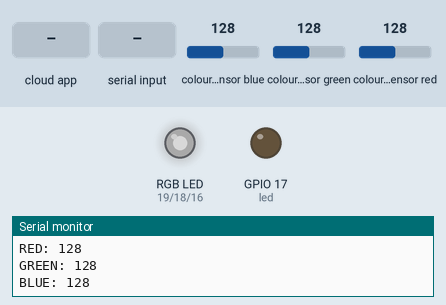
Recording of a sketch running on a simulated ESP32. On the bench: an RGB LED mixed from three pins (HIGH = lit), output pins drawn as LEDs (lit = HIGH), the last lines printed to the serial monitor. Inputs (shaded band) come from the test bench; at power-on: colour sensor blue 128, colour sensor green 128, colour sensor red 128. Dim RGB values are drawn brighter than linear; WiFi joins after 1.5 s; servers stay silent unless stated; not simulated (calls return 0 or success): wifi_credentials.h.

Above: at 2.9 s.
3.0 s: the phone or cloud app sets Fita.LED to 0
At 4.2 s:
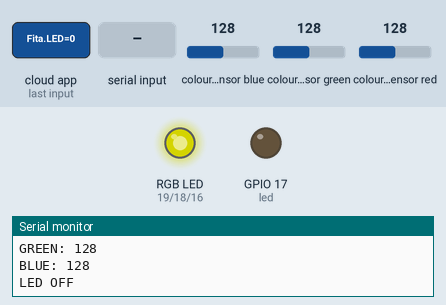
4.5 s: "r,45\n" received over Serial
7.0 s: the phone or cloud app sets Fita.LED to 64
At 7.7 s:
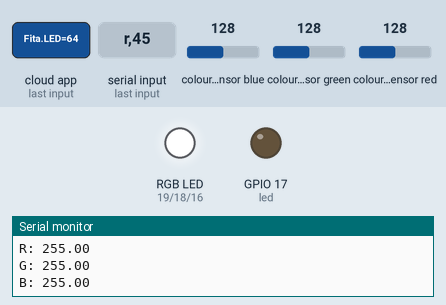
8.5 s: "g90\n" received over Serial
11.0 s: "b90\n" received over Serial
13.5 s: "r90\n" received over Serial
Timing chart, 0 to 16.5 s (numbered marks = the images above; inputs shaded):
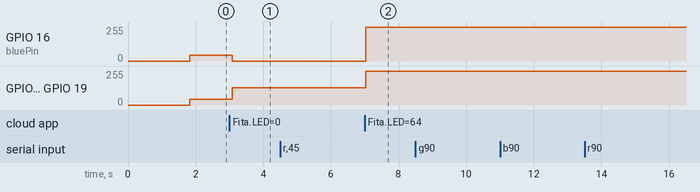

The sketch:

rgb_strip_wifi.ino
```cpp
#include <Wire.h>
#include "Adafruit_TCS34725.h"
#include "WiFi.h"
#include "wifi_credentials.h"
#include <Espalexa.h>

#define led 17
#define redPin 19
#define greenPin 18
#define bluePin 16

// set to false if using a common cathode LED
#define commonAnode false

// objects
Adafruit_TCS34725 tcs = Adafruit_TCS34725(TCS34725_INTEGRATIONTIME_50MS, TCS34725_GAIN_60X);
Espalexa espalexa;

// our RGB -> eye-recognized gamma color
byte gammatable[256];
float red, green, blue;

// set default function to detect color
boolean colorDetection = true;

// set ESP32 PWM parameters
const int freq = 5000;
const int resolution = 8;
const int redChannel = 0;
const int greenChannel = 2;
const int blueChannel = 4;

// prototypes
boolean connectWifi();
boolean wifiConnected = false;

//callback functions
void ledStripChanged(uint8_t brightness, uint32_t rgb);

void setup() {
  Serial.begin(9600);
  delay(200);

  pinMode(led, OUTPUT);
  pinMode(redPin, OUTPUT);
  pinMode(greenPin, OUTPUT);
  pinMode(bluePin, OUTPUT);

  digitalWrite(led, LOW);
  analogWrite(redPin, 0);
  analogWrite(greenPin, 0);
  analogWrite(bluePin, 0);

  // set ESP32 PWM
  ledcSetup(redChannel, freq, resolution);
  ledcSetup(greenChannel, freq, resolution);
  ledcSetup(blueChannel, freq, resolution);
  ledcAttachPin(redPin, redChannel);
  ledcAttachPin(greenPin, greenChannel);
  ledcAttachPin(bluePin, blueChannel);

  // check TCS34725 connection
  if(tcs.begin()) {
    Serial.println("Connected!");
  } else {
    while (1) {
      Serial.println("TCS34725 not found. Please check connections and reset the ESP.");
      delay(2500);
    }
  }

  // initialise wifi connection
  wifiConnected = connectWifi();

  if(wifiConnected) {

    // define devices
    espalexa.addDevice("Fita LED", ledStripChanged);
    espalexa.begin();

  } else {
    while (1) {
      Serial.println("Cannot connect to WiFi. Please check data and reset the ESP.");
      delay(2500);
    }
  }

  // it helps convert RGB colors to what humans see
  for (int i=0; i<256; i++) {
    float x = i;
    x /= 255;
    x = pow(x, 2.5);
    x *= 255;

    if (commonAnode) {
      gammatable[i] = 255 - x;
    } else {
      gammatable[i] = x;
    }

  }
}

void loop() {
  espalexa.loop();

  if(colorDetection){
    delay(75);
    tcs.getRGB(&red, &green, &blue);
    Serial.print("RED: "); Serial.println(int(red));
    Serial.print("GREEN: "); Serial.println(int(green));
    Serial.print("BLUE: "); Serial.println(int(blue));

    analogWrite(redPin, gammatable[(int)red]);
    analogWrite(greenPin, gammatable[(int)green]);
    analogWrite(bluePin, gammatable[(int)blue]);

    /* Using RawData */
    /*
      // uint16_t red, green, blue, clear;
      // tcs.getRawData(&red, &green, &blue, &clear);
      // Serial.print("RED: "); Serial.println(red);
      // Serial.print("GREEN: "); Serial.println(green);
      // Serial.print("BLUE: "); Serial.println(blue);
    */
  } else {
    analogWrite(redPin, red);
    analogWrite(greenPin, green);
    analogWrite(bluePin, blue);
  }

  // Get serial messages
  if(Serial.available()) {
    String message = Serial.readString();
    int value = 0;

    if(message.equalsIgnoreCase("led")) digitalWrite(led, !digitalRead(led));
    else if(message.equalsIgnoreCase("auto")) {
      colorDetection = true;
      Serial.println("Color Detection: ON");
    } else if(message.equalsIgnoreCase("manual")) {
      colorDetection = false;
      Serial.println("Color Detection: OFF");
    } else {
      value = message.substring(1).toInt();
      if(message.startsWith("r")) analogWrite(redPin, value);
      if(message.startsWith("g")) analogWrite(greenPin, value);
      if(message.startsWith("b")) analogWrite(bluePin, value);
      Serial.print(message.substring(0,1)); Serial.print(": "); Serial.println(value);
    }

  }

}

// callback functions
void ledStripChanged(uint8_t brightness, uint32_t rgb) {

  if(brightness) {
    Serial.println("LED ON");
    Serial.print("Brightness: "); Serial.println(brightness);

    if(rgb == 16753231) {
      colorDetection = true;
      Serial.println("Color Detection: ON");
    } else {
      colorDetection = false;
      red = float((rgb >> 16) & 0xFF);
      green = float((rgb >>  8) & 0xFF);
      blue = float(rgb & 0xFF);
      Serial.println("Color Detection: OFF");
      Serial.print("RGB: "); Serial.println(rgb);
      Serial.print("R: "); Serial.println(red);
      Serial.print("G: "); Serial.println(green);
      Serial.print("B: "); Serial.println(blue);
    }

  } else {
    colorDetection = false;
    red, green, blue = 0.0;
    Serial.println("LED OFF");
  }

}

// connect to wifi – returns true if successful or false if not
boolean connectWifi() {
  boolean state = true;
  int i = 0;

  WiFi.mode(WIFI_STA);
  WiFi.begin(Wifi_SSID, Wifi_PASS);
  Serial.println("");
  Serial.println("Connecting to WiFi");

  // Wait for connection
  Serial.print("Connecting...");
  while (WiFi.status() != WL_CONNECTED) {
    delay(500);
    Serial.print(".");
    if (i > 20) {
      state = false;
      break;
    }
    i++;
  }
  Serial.println("");
  if (state) {
    Serial.print("Connected to ");
    Serial.println(Wifi_SSID);
    Serial.print("IP address: ");
    Serial.println(WiFi.localIP());
  } else {
    Serial.println("Connection failed.");
  }
  return state;
}
```

Measured:
- after the input at 3.0 s, GPIO 16 (bluePin): 45/255 → 0/255 after 0.09 s; GPIO 18 (greenPin), GPIO 19 (redPin): 45/255 → 128/255 after 0.09 s
- after the input at 7.0 s, GPIO 16 (bluePin): 0/255 → 255/255 at once; GPIO 18 (greenPin), GPIO 19 (redPin): 128/255 → 255/255 at once
